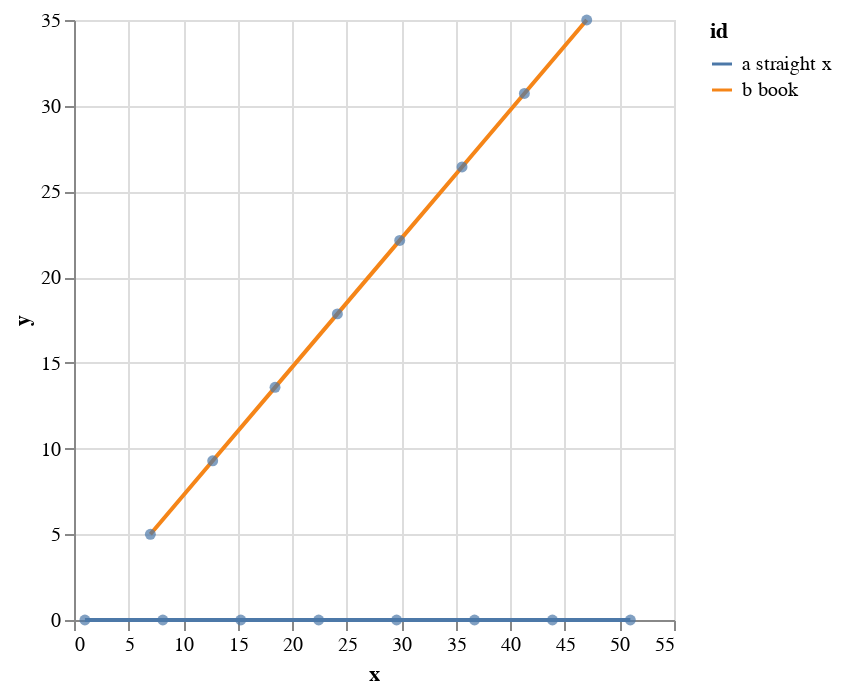

The notebook cell saved with this chart:
### Markdown cell above
Plot the two paths

### Code cell
(-> (points-xy->plot path-points-1)
    kind/vega-lite)

### Figure 1 — Vega-Lite specification as saved in the notebook (floating-point values rounded to 4 significant figures)
{"$schema": "https://vega.github.io/schema/vega-lite/v2.json", "data": {"values": [{"id": "a straight x", "t": 0, "x": 1, "y": 0, "z": 0}, {"id": "a straight x", "t": 1.429, "x": 8.143, "y": 0, "z": 0}, {"id": "a straight x", "t": 2.857, "x": 15.29, "y": 0, "z": 0}, {"id": "a straight x", "t": 4.286, "x": 22.43, "y": 0, "z": 0}, {"id": "a straight x", "t": 5.714, "x": 29.57, "y": 0, "z": 0}, {"id": "a straight x", "t": 7.143, "x": 36.71, "y": 0, "z": 0}, {"id": "a straight x", "t": 8.571, "x": 43.86, "y": 0, "z": 0}, {"id": "a straight x", "t": 10, "x": 51, "y": 0, "z": 0}, {"id": "b book", "t": 0, "x": 7, "y": 5, "z": 1}, {"id": "b book", "t": 1.429, "x": 12.71, "y": 9.286, "z": 3.857}, {"id": "b book", "t": 2.857, "x": 18.43, "y": 13.57, "z": 6.714}, {"id": "b book", "t": 4.286, "x": 24.14, "y": 17.86, "z": 9.571}, {"id": "b book", "t": 5.714, "x": 29.86, "y": 22.14, "z": 12.43}, {"id": "b book", "t": 7.143, "x": 35.57, "y": 26.43, "z": 15.29}, {"id": "b book", "t": 8.571, "x": 41.29, "y": 30.71, "z": 18.14}, {"id": "b book", "t": 10, "x": 47, "y": 35, "z": 21}]}, "encoding": {"x": {"field": "x", "scale": {"zero": false}, "type": "quantitative"}, "y": {"field": "y", "scale": {"zero": false}, "type": "quantitative"}}, "layer": [{"encoding": {"color": {"field": "id", "type": "nominal"}, "order": {"field": "t", "type": "temporal"}}, "mark": "line"}, {"mark": {"filled": true, "type": "point"}}]}
